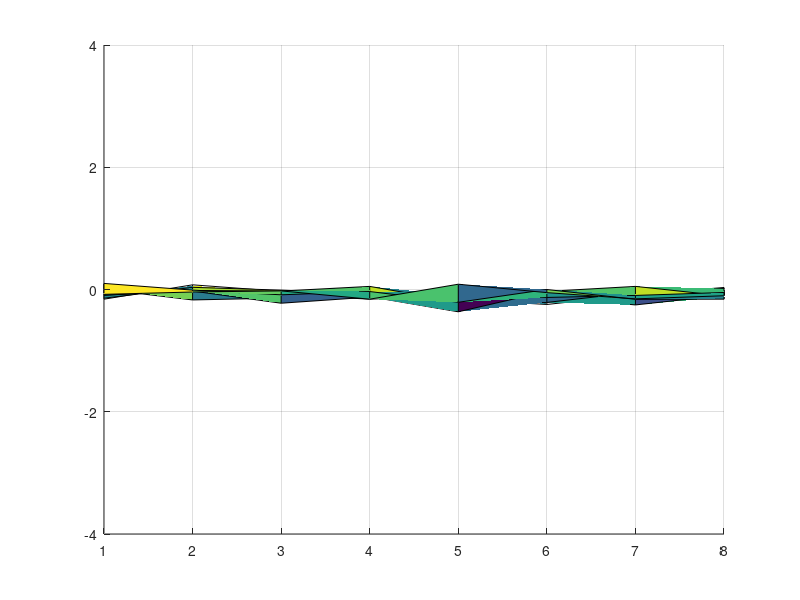

Write MATLAB code to recreate this figure. (Note: this script raises an error after producing the figure.)
X_Vis = csvread('M064_zz4.csv');   % Read the CSV File

% Segeregate the data in x, y, z

x = X_Vis(:,1:64);    

y = X_Vis(:,65:128);

z = X_Vis(:,129:192);
z = (z + abs(z))/2;       

len = size(z);

% Reshaping the data into (8, 8, number of time steps).

x = reshape(x',[8,8,len(1)]);
y = reshape(y',[8,8,len(1)]);
z = reshape(z',[8,8,len(1)]);

% Max value for each component.
m_x = max(x(:));
m_y = max(y(:));
m_z = max(z(:));

% Preprocessing the data, so that all the values lie between 0 and 1.
x = (x/m_x)*3;
y = y/m_y;
z = z/m_z;

a = 1:8;
b = 1:8;
[A,B] = meshgrid(a,b);


h = figure;
axis tight manual % this ensures that getframe() returns a consistent size
for n = 1:len(1)
    surf(A,B,y(:,:,n))           % Choose for which component x, y, z you want visaulize data. 
    zlim([-4 4]);                % For x and y chose limit -4 to 4 and for z chose 0 to 8.  
    view(90,0)                   % To visualise Y component use view(90,0) after surf function.
                                 % To visualise X component use view(180,0) after surf function.
                                    
      % Capture the plot as an image 
      F(n) = getframe(h);
     
      drawnow
end

% Write to the Video File 
writerObj = VideoWriter('Vis_Y_zz4.avi');
writerObj.FrameRate = 20;

open(writerObj);  

for i=1:length(F)
    % convert the image to a frame
    frame = F(i) ;    
    writeVideo(writerObj, frame);
end 

close(writerObj);